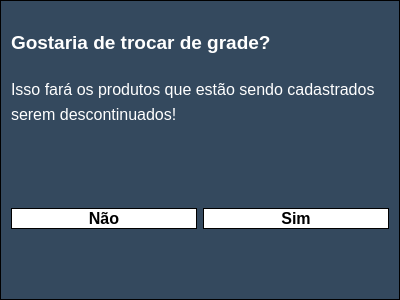
<?xml version="1.0" encoding="UTF-8"?>
<ui version="4.0">
 <class>Dialog</class>
 <widget class="QDialog" name="Dialog">
  <property name="windowModality">
   <enum>Qt::ApplicationModal</enum>
  </property>
  <property name="geometry">
   <rect>
    <x>0</x>
    <y>0</y>
    <width>400</width>
    <height>300</height>
   </rect>
  </property>
  <property name="minimumSize">
   <size>
    <width>400</width>
    <height>300</height>
   </size>
  </property>
  <property name="maximumSize">
   <size>
    <width>400</width>
    <height>300</height>
   </size>
  </property>
  <property name="windowTitle">
   <string>Gostaria de Trocar?</string>
  </property>
  <property name="styleSheet">
   <string notr="true">background-color:#34495e;
border:1px solid;;</string>
  </property>
  <property name="modal">
   <bool>true</bool>
  </property>
  <layout class="QGridLayout" name="gridLayout_2">
   <item row="0" column="0">
    <layout class="QGridLayout" name="gridLayout">
     <item row="1" column="0">
      <layout class="QVBoxLayout" name="verticalLayout">
       <item>
        <widget class="QLabel" name="label">
         <property name="font">
          <font>
           <pointsize>14</pointsize>
           <weight>75</weight>
           <bold>true</bold>
          </font>
         </property>
         <property name="styleSheet">
          <string notr="true">border:none;
color: rgb(255, 255, 255);</string>
         </property>
         <property name="text">
          <string>Gostaria de trocar de grade?</string>
         </property>
        </widget>
       </item>
       <item>
        <spacer name="horizontalSpacer_5">
         <property name="orientation">
          <enum>Qt::Horizontal</enum>
         </property>
         <property name="sizeHint" stdset="0">
          <size>
           <width>40</width>
           <height>20</height>
          </size>
         </property>
        </spacer>
       </item>
       <item>
        <widget class="QLabel" name="label_2">
         <property name="font">
          <font>
           <pointsize>12</pointsize>
          </font>
         </property>
         <property name="styleSheet">
          <string notr="true">color: rgb(255, 255, 255);border:none;</string>
         </property>
         <property name="text">
          <string>Isso fará os produtos que estão sendo cadastrados</string>
         </property>
        </widget>
       </item>
       <item>
        <widget class="QLabel" name="label_3">
         <property name="font">
          <font>
           <pointsize>12</pointsize>
          </font>
         </property>
         <property name="styleSheet">
          <string notr="true">color: rgb(255, 255, 255);border:none;</string>
         </property>
         <property name="text">
          <string>serem descontinuados!</string>
         </property>
        </widget>
       </item>
       <item>
        <spacer name="verticalSpacer">
         <property name="orientation">
          <enum>Qt::Vertical</enum>
         </property>
         <property name="sizeHint" stdset="0">
          <size>
           <width>20</width>
           <height>40</height>
          </size>
         </property>
        </spacer>
       </item>
      </layout>
     </item>
     <item row="0" column="0">
      <spacer name="horizontalSpacer">
       <property name="orientation">
        <enum>Qt::Horizontal</enum>
       </property>
       <property name="sizeHint" stdset="0">
        <size>
         <width>40</width>
         <height>20</height>
        </size>
       </property>
      </spacer>
     </item>
     <item row="2" column="0">
      <layout class="QHBoxLayout" name="horizontalLayout">
       <item>
        <widget class="QPushButton" name="pushButton_nao">
         <property name="font">
          <font>
           <pointsize>12</pointsize>
           <weight>75</weight>
           <bold>true</bold>
          </font>
         </property>
         <property name="cursor">
          <cursorShape>PointingHandCursor</cursorShape>
         </property>
         <property name="styleSheet">
          <string notr="true">background-color: rgb(255, 255, 255);</string>
         </property>
         <property name="text">
          <string>Não</string>
         </property>
        </widget>
       </item>
       <item>
        <widget class="QPushButton" name="pushButton_sim">
         <property name="font">
          <font>
           <pointsize>12</pointsize>
           <weight>75</weight>
           <bold>true</bold>
          </font>
         </property>
         <property name="cursor">
          <cursorShape>PointingHandCursor</cursorShape>
         </property>
         <property name="styleSheet">
          <string notr="true">background-color: rgb(255, 255, 255);</string>
         </property>
         <property name="text">
          <string>Sim</string>
         </property>
        </widget>
       </item>
      </layout>
     </item>
    </layout>
   </item>
   <item row="3" column="0">
    <spacer name="horizontalSpacer_2">
     <property name="orientation">
      <enum>Qt::Horizontal</enum>
     </property>
     <property name="sizeHint" stdset="0">
      <size>
       <width>40</width>
       <height>20</height>
      </size>
     </property>
    </spacer>
   </item>
   <item row="1" column="0">
    <spacer name="horizontalSpacer_3">
     <property name="orientation">
      <enum>Qt::Horizontal</enum>
     </property>
     <property name="sizeHint" stdset="0">
      <size>
       <width>40</width>
       <height>20</height>
      </size>
     </property>
    </spacer>
   </item>
   <item row="2" column="0">
    <spacer name="horizontalSpacer_4">
     <property name="orientation">
      <enum>Qt::Horizontal</enum>
     </property>
     <property name="sizeHint" stdset="0">
      <size>
       <width>40</width>
       <height>20</height>
      </size>
     </property>
    </spacer>
   </item>
  </layout>
 </widget>
 <resources/>
 <connections/>
</ui>
